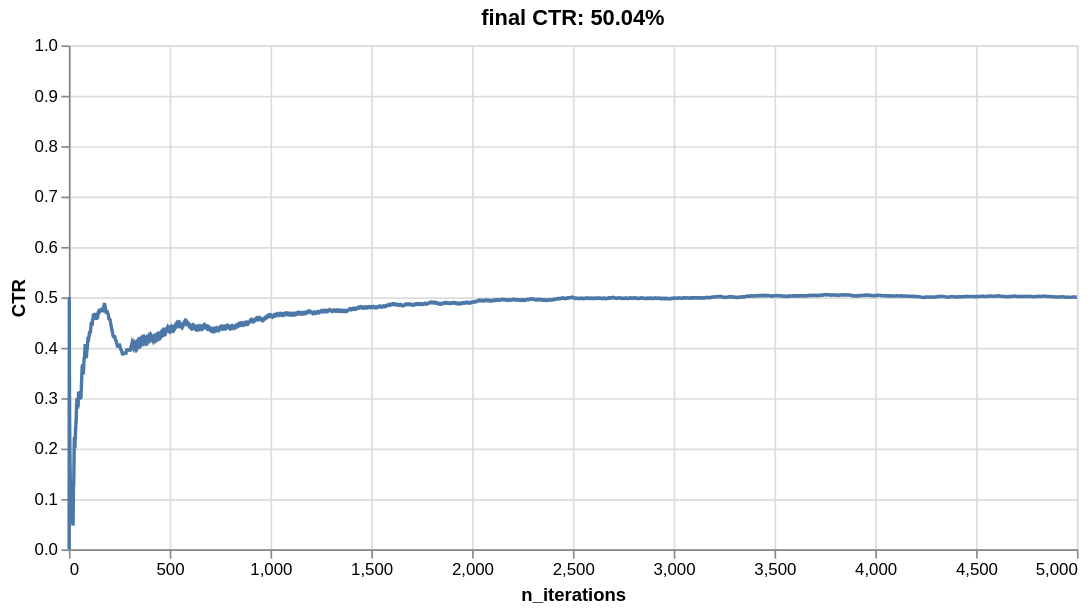

The cell this chart's notebook holds for it:
### Markdown cell above
We can see that the click-through rate (CTR) oscillates around 28.74%. In fact, this model is expected to be correct `100 * (2 / 7)% = 28.57%` of the time. Indeed, each user likes two items, and there are seven items in total.

Let's now use the `Baseline` recommended. This one models each preference as the following sum:

$$preference = \bar{y} + b_{u} + b_{i}$$

where

- $\bar{y}$ is the average CTR overall
- $b_{u}$ is the average CTR per user minus $\bar{y}$ -- it's therefore called a *bias*
- $b_{i}$ is the average CTR per item minus $\bar{y}$

This model is considered to be a baseline because it doesn't actually learn what items are preferred by each user. Instead it models each user and item separately. We shouldn't expect it to be a strong model. It should however do better than the random model used above.

### Code cell
model = reco.Baseline(seed=10)
simulate(5_000, get_reward, model, seed=42)

### Figure 1 — Vega-Lite specification as saved in the notebook (floating-point values rounded to 4 significant figures; data arrays with more than 128 entries replaced by an {"elided": "..."} marker saying what was removed)
{"config": {"view": {"continuousWidth": 300, "continuousHeight": 300}}, "data": {"name": "data-6559cbd4d6bfc77d299fa18999d3b592"}, "mark": {"type": "line"}, "encoding": {"x": {"field": "n_iterations", "title": "n_iterations", "type": "quantitative"}, "y": {"field": "CTR", "scale": {"domain": [0, 1]}, "title": "CTR", "type": "quantitative"}}, "height": 300, "title": "final CTR: 50.04%", "width": 600, "$schema": "https://vega.github.io/schema/vega-lite/v6.1.0.json", "datasets": {"data-6559cbd4d6bfc77d299fa18999d3b592": {"elided": "5000 records"}}}
